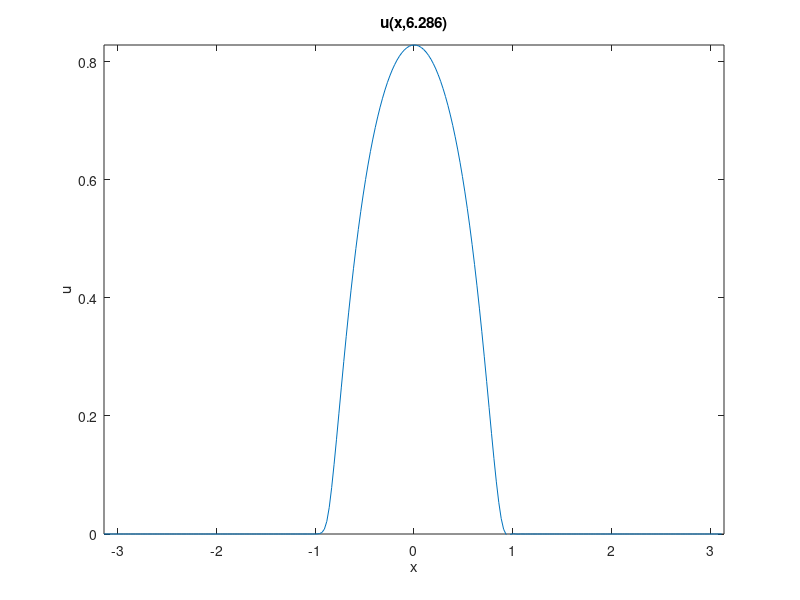

Write MATLAB code to recreate this figure.
% Solve the transport equation, u_t +cu_x = 0
% using spectral methods and Leap-Frog time stepping.
% Author: Adam Larios.  Last modified: 2017-01-23.
clear all; close all;

%% Inputs =================================================================
% Resolution (number of points).  Best for FFT to use a power of 2.
N = 2^8;

% Viscosity. Must choose large enough for resolution, small enough for CFL.
c = 1;

% Initial time and final time.
t_0 = 0.0;
t_f = 6.2832;

% Domain is [x_left,x_right).  It is periodic, so we identify endpoints.
x_left = -pi;
x_right = pi;

% Initial Condition: L^1-Normalized Bump Function
u_ic = @(x) (exp(1./(x.^2-1))).*((-1< x) - (1<x))/0.443993824382328;

% CFL number for advective term, used to determine time step.
CFL = 0.1; 

%% Grid Setup =============================================================
% Domain length
L = x_right - x_left;

% Step size.  Should it be L/N or L/(N-1)?
% Consider 4 points on [0,1]: [0.0, 0.25, 0.5, 0.75].  Thus, need dx = 1/4.
dx = L/N;
x = x_left + (0:(N-1))*dx;

% Compute time step respecting the advective CFL (required for stability).
dt = CFL*dx/c;
num_times = length(t_0:dt:t_f); % Number of time steps.
t = t_0; % Initialize time.

% Store all the wave-numbers, based on the way Matlab orders them.
k = [0:N/2-1 0 -N/2+1:-1]*(2*pi/L);

% Compute the transport operator in Fourier space
cik = c*1i*k;

% Initialize u to initial data.
u = u_ic(x);
u_max = max(u);
u_min = min(u);

% Compute the DFT (Discrete Fourier Transform) of initial data.
u_hat = fft(u);

% Initialize leap-frog with an (unstable) Euler step.
u_hat_old = u_hat;
u_hat_nm1 = u_hat + dt*(cik.*u_hat);

%% Main time-stepping loop to solve the PDE ===============================
for ti = 0:num_times
    % Plot by returning to physical space.
    if (mod(ti,10)==1)
        u = real(ifft(u_hat));
        plot(x,u);
        title(sprintf('u(x,%1.3f)',t));
        axis([x_left, x_right, u_min, u_max]); % Fix plot window.
        xlabel('x');
        ylabel('u');
        drawnow;
    end
    
    % Main update using the Leap Frog method.
    u_hat_np1 = u_hat_nm1 - 2*dt*(cik.*u_hat);
    u_hat_nm1 = u_hat;
    u_hat = u_hat_np1;
    
    t = t + dt;
end